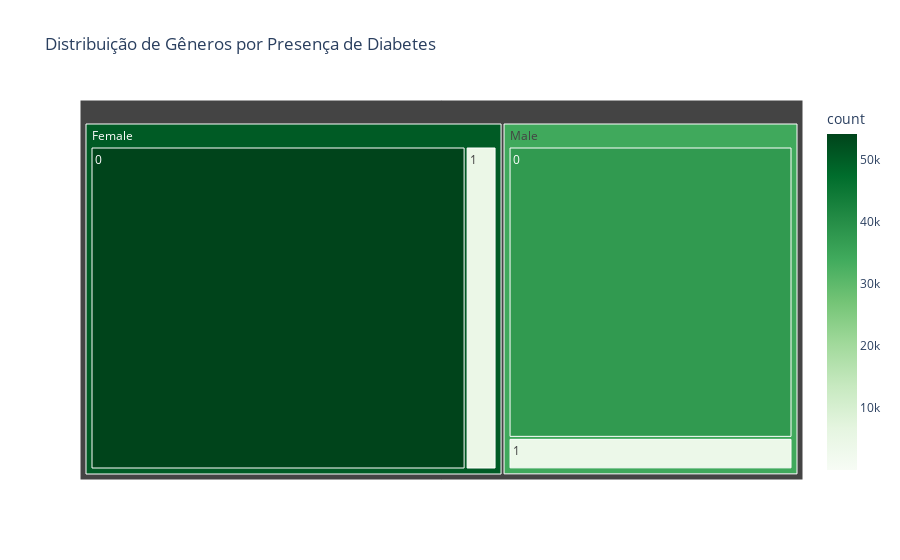

Notebook code for this chart:
### Code cell
gender_diabetes_count = df.groupby(['gender', 'diabetes']).size().reset_index(name='count')

fig = px.treemap(gender_diabetes_count,
                 path=['gender', 'diabetes'],
                 values='count',
                 color='count',
                 color_continuous_scale='greens',
                 title='Distribuição de Gêneros por Presença de Diabetes')

fig.show()

### Figure 1 — Plotly figure (JSON) as saved in the notebook; plotly's stock layout.template omitted (floating-point values rounded to 4 significant figures)
{"data": [{"branchvalues": "total", "customdata": [[54091], [37391], [18], [4461], [4039], [50310.0], [34140.0], [18]], "domain": {"x": [0, 1], "y": [0, 1]}, "hovertemplate": "labels=%{label}<br>count_sum=%{value}<br>parent=%{parent}<br>id=%{id}<br>count=%{color}<extra></extra>", "ids": ["Female/0", "Male/0", "Other/0", "Female/1", "Male/1", "Female", "Male", "Other"], "labels": ["0", "0", "0", "1", "1", "Female", "Male", "Other"], "marker": {"coloraxis": "coloraxis", "colors": [54091, 37391, 18, 4461, 4039, 50310.0, 34140.0, 18]}, "name": "", "parents": ["Female", "Male", "Other", "Female", "Male", "", "", ""], "type": "treemap", "values": [54091, 37391, 18, 4461, 4039, 58552, 41430, 18]}], "layout": {"coloraxis": {"colorbar": {"title": {"text": "count"}}, "colorscale": [[0, "rgb(247,252,245)"], [0.125, "rgb(229,245,224)"], [0.25, "rgb(199,233,192)"], [0.375, "rgb(161,217,155)"], [0.5, "rgb(116,196,118)"], [0.625, "rgb(65,171,93)"], [0.75, "rgb(35,139,69)"], [0.875, "rgb(0,109,44)"], [1, "rgb(0,68,27)"]]}, "legend": {"tracegroupgap": 0}, "title": {"text": "Distribuição de Gêneros por Presença de Diabetes"}}}
